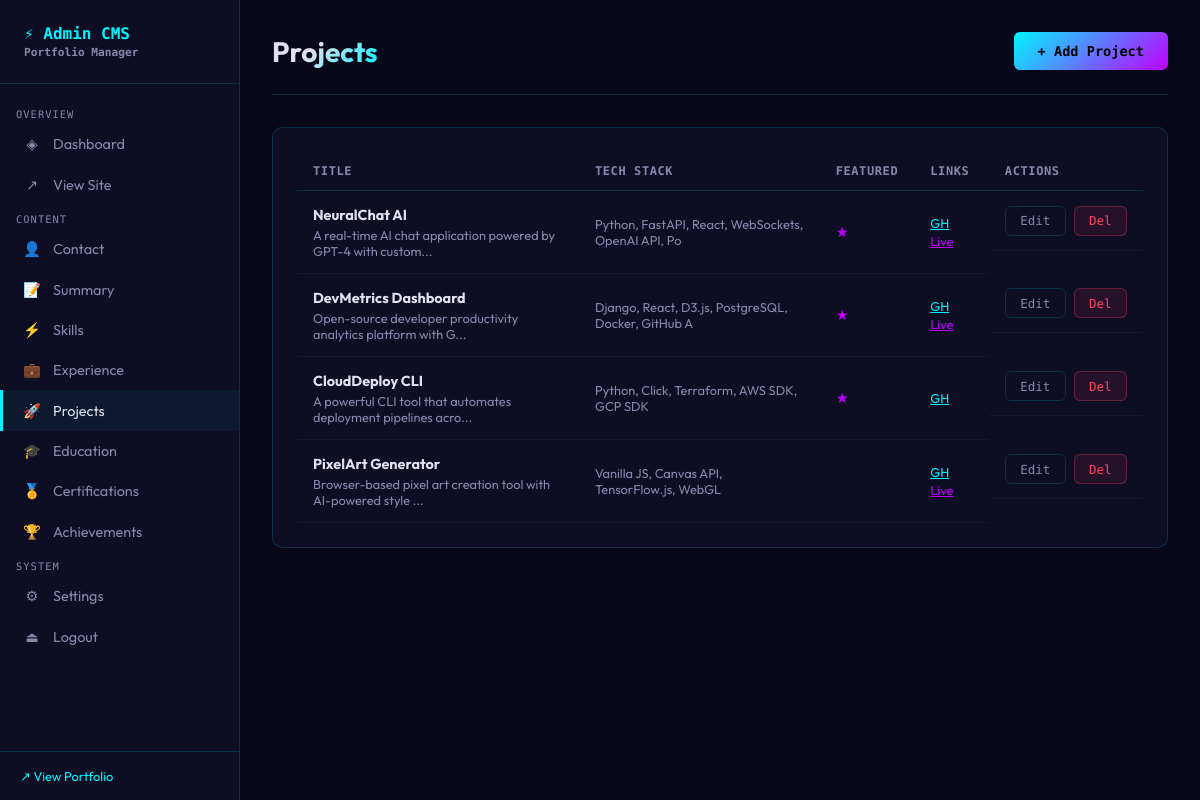
Page /admin/projects (signed in) on the committed database.
### tables this page shows
CREATE TABLE projects (
        id INTEGER PRIMARY KEY,
        title TEXT NOT NULL, description TEXT, tech_stack TEXT,
        github_url TEXT, live_url TEXT, image_url TEXT,
        featured INTEGER DEFAULT 0, order_index INTEGER DEFAULT 0
    );

### app/routes/admin.py (the view)
@admin_bp.route('/projects')
@login_required
def projects():
    db = get_db(current_app.config['DB_PATH'])
    items = db.execute("SELECT * FROM projects ORDER BY order_index").fetchall()
    db.close()
    return render_template('admin/projects.html', items=[dict(i) for i in items])

### app/db.py (called while the page is built)
def get_db(db_path):
    conn = sqlite3.connect(db_path)
    conn.row_factory = sqlite3.Row
    conn.execute("PRAGMA journal_mode=WAL")
    return conn

### app/routes/admin.py (called while the page is built)
def login_required(f):
    @wraps(f)
    def decorated(*args, **kwargs):
        if not session.get('admin_logged_in'):
            return redirect(url_for('admin.login'))
        return f(*args, **kwargs)
    return decorated

### app/templates/admin/projects.html (shortened to what this page needs)
{% extends 'admin/base.html' %}
{% block content %}
<div class="page-header">
  <div><div class="page-title">Projects</div></div>
  <button class="btn btn-primary" onclick="document.getElementById('modal').classList.add('open')">+ Add Project</button>
</div>
<div class="card">
  <div class="table-wrap">
    <table>
      <thead><tr><th>Title</th><th>Tech Stack</th><th>Featured</th><th>Links</th><th>Actions</th></tr></thead>
      <tbody>
        {% for item in items %}
        <tr>
          <td><strong>{{ item.title }}</strong><div style="font-size:.8rem;color:var(--text-dim);margin-top:.2rem">{{ (item.description or '')[:60] }}...</div></td>
          <td style="font-size:.8rem;color:var(--text-dim)">{{ (item.tech_stack or '')[:50] }}</td>
          <td>{% if item.featured %}<span style="color:var(--secondary)">★</span>{% endif %}</td>
          <td>{% if item.github_url %}<a href="{{ item.github_url }}" target="_blank" style="color:var(--accent);font-size:.8rem">GH</a>{% endif %} {% if item.live_url %}<a href="{{ item.live_url }}" target="_blank" style="color:var(--secondary);font-size:.8rem">Live</a>{% endif %}</td>
          <td class="td-actions">
            <button class="btn btn-sm btn-ghost" onclick="editProject({{ item|tojson }})">Edit</button>
            <form method="POST" action="/admin/projects/delete/{{ item.id }}" onsubmit="return confirm('Delete?')"><button type="submit" class="btn btn-sm btn-danger">Del</button></form>
          </td>
        </tr>
        {% endfor %}
      </tbody>
    </table>
  </div>
</div>
{% endblock %}

### app/templates/admin/base.html (style rules this page uses)
:root { --accent: #00f5ff; --secondary: #bf00ff; --bg: #07071a; --bg2: #0d0d24; --bg3: #12122e; --text: #e0e0f0; --text-dim: #8888aa; --border: rgba(0, 245, 255, 0.15); --success: #00cc88; --error: #ff4466; --font-mono: 'Space Mono', monospace; --font: 'Outfit', sans-serif; --r: 10px; }
*, *::before, *::after { box-sizing: border-box; margin: 0; padding: 0; }
body { font-family: var(--font); background: var(--bg); color: var(--text); min-height: 100vh; display: flex; }
.page-header { display: flex; justify-content: space-between; align-items: center; margin-bottom: 2rem; padding-bottom: 1.5rem; border-bottom: 1px solid var(--border); }
.page-title { font-size: 1.75rem; font-weight: 700; background: linear-gradient(135deg, var(--text) 40%, var(--accent)); -webkit-background-clip: text; -webkit-text-fill-color: transparent; background-clip: text; }
.card { background: var(--bg2); border: 1px solid var(--border); border-radius: var(--r); padding: 1.5rem; margin-bottom: 1.5rem; }
.btn { padding: 0.7rem 1.5rem; border-radius: 6px; font-family: var(--font-mono); font-size: 0.85rem; cursor: pointer; text-decoration: none; display: inline-flex; align-items: center; gap: 0.5rem; border: none; transition: all 0.2s; }
.btn-primary { background: linear-gradient(135deg, var(--accent), var(--secondary)); color: #000; font-weight: 700; }
.btn-ghost { background: transparent; color: var(--text-dim); border: 1px solid var(--border); }
.btn-danger { background: rgba(255, 68, 102, 0.1); color: var(--error); border: 1px solid rgba(255, 68, 102, 0.3); }
.btn-sm { padding: 0.4rem 0.9rem; font-size: 0.78rem; }
.table-wrap { overflow-x: auto; }
table { width: 100%; border-collapse: collapse; }
th { padding: 0.75rem 1rem; text-align: left; font-family: var(--font-mono); font-size: 0.75rem; color: var(--text-dim); border-bottom: 1px solid var(--border); text-transform: uppercase; letter-spacing: 0.05em; }
td { padding: 0.9rem 1rem; border-bottom: 1px solid rgba(255, 255, 255, 0.04); font-size: 0.9rem; vertical-align: middle; }
.td-actions { display: flex; gap: 0.5rem; }

### rows in the picture
projects: title "NeuralChat AI", description "A real-time AI chat application powered by GPT-4 with custom", tech_stack "Python, FastAPI, React, WebSockets, OpenAI API, Po"
projects: title "DevMetrics Dashboard", description "Open-source developer productivity analytics platform with G", tech_stack "Django, React, D3.js, PostgreSQL, Docker, GitHub A"
projects: title "CloudDeploy CLI", description "A powerful CLI tool that automates deployment pipelines acro", tech_stack "Python, Click, Terraform, AWS SDK, GCP SDK"
projects: title "PixelArt Generator", description "Browser-based pixel art creation tool with AI-powered style", tech_stack "Vanilla JS, Canvas API, TensorFlow.js, WebGL"
